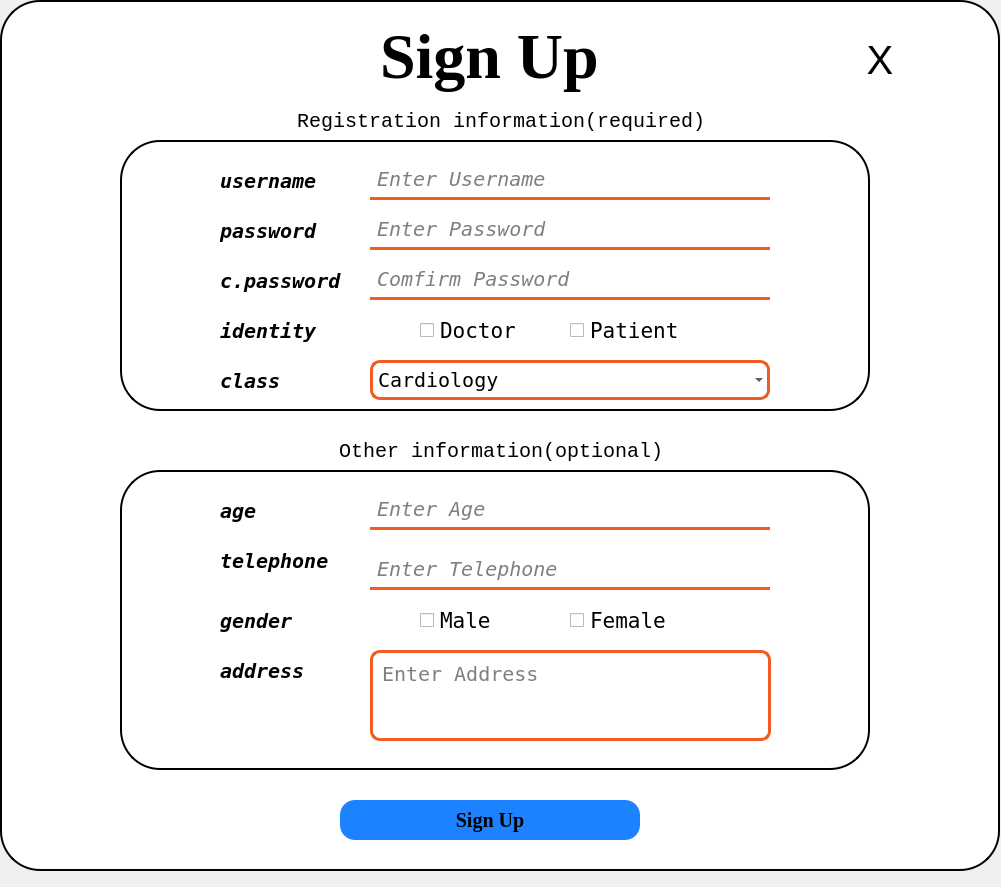
<?xml version="1.0" encoding="UTF-8"?>
<ui version="4.0">
 <class>signUp</class>
 <widget class="QWidget" name="signUp">
  <property name="geometry">
   <rect>
    <x>0</x>
    <y>0</y>
    <width>1001</width>
    <height>887</height>
   </rect>
  </property>
  <property name="windowTitle">
   <string>Form</string>
  </property>
  <property name="styleSheet">
   <string notr="true"/>
  </property>
  <widget class="QGroupBox" name="gB">
   <property name="geometry">
    <rect>
     <x>0</x>
     <y>0</y>
     <width>1000</width>
     <height>871</height>
    </rect>
   </property>
   <property name="styleSheet">
    <string notr="true">QGroupBox{
	background-color:white;
	border:2px solid black;
	border-radius:40px;
}</string>
   </property>
   <property name="title">
    <string/>
   </property>
   <widget class="QPushButton" name="signupBtn">
    <property name="geometry">
     <rect>
      <x>340</x>
      <y>800</y>
      <width>300</width>
      <height>40</height>
     </rect>
    </property>
    <property name="font">
     <font>
      <family>Times New Roman</family>
      <pointsize>15</pointsize>
      <weight>75</weight>
      <italic>false</italic>
      <bold>true</bold>
     </font>
    </property>
    <property name="styleSheet">
     <string notr="true">QPushButton
{
	fontsize:200;
	border:none;
	background-color:rgb(28, 130, 255);
	border-radius:15px;
	color:black;
}
QPushButton:Hover
{
	fontsize:20;
	border:none;
	background-color:rgb(28, 130, 255);
	border-radius:15px;
	color:white;
}
QPushButton:Pressed
{
	fontsize:20;
	border:5px solid rgb(241, 92, 34);
	background-color:rgb(28, 130, 255);
	border-radius:15px;
	color:red;
}
</string>
    </property>
    <property name="text">
     <string>Sign Up</string>
    </property>
    <property name="iconSize">
     <size>
      <width>20</width>
      <height>20</height>
     </size>
    </property>
   </widget>
   <widget class="QLabel" name="label_9">
    <property name="geometry">
     <rect>
      <x>380</x>
      <y>10</y>
      <width>231</width>
      <height>91</height>
     </rect>
    </property>
    <property name="font">
     <font>
      <family>Times New Roman</family>
      <pointsize>48</pointsize>
      <weight>75</weight>
      <bold>true</bold>
     </font>
    </property>
    <property name="styleSheet">
     <string notr="true">border:none;</string>
    </property>
    <property name="text">
     <string>Sign Up</string>
    </property>
   </widget>
   <widget class="QGroupBox" name="groupBox">
    <property name="geometry">
     <rect>
      <x>120</x>
      <y>110</y>
      <width>750</width>
      <height>301</height>
     </rect>
    </property>
    <property name="font">
     <font>
      <family>Mono</family>
      <pointsize>-1</pointsize>
      <weight>50</weight>
      <italic>false</italic>
      <bold>false</bold>
     </font>
    </property>
    <property name="styleSheet">
     <string notr="true">QGroupBox {
    border: 2px solid black;
    border-radius: 40px;
	margin-top:30px;
    font-size: 20px;
	font:Andale Mono;
}

QGroupBox::title {
    subcontrol-origin: margin;
    subcontrol-position: top center;
    padding: 0 10px;
}</string>
    </property>
    <property name="title">
     <string>Registration information(required)</string>
    </property>
    <widget class="QLineEdit" name="password_Line_2">
     <property name="geometry">
      <rect>
       <x>250</x>
       <y>100</y>
       <width>400</width>
       <height>40</height>
      </rect>
     </property>
     <property name="font">
      <font>
       <family>Andale Mono</family>
       <pointsize>15</pointsize>
       <italic>true</italic>
      </font>
     </property>
     <property name="styleSheet">
      <string notr="true">QLineEdit
{
	border: none;
	border-bottom: 3px solid rgb(241, 92, 34);
	background-color: Transparent;
	color: black;
	padding: 5px 5px 5px 5px;
}
QLineEditFocus
{
	border: 2px solid rgb(241, 92, 34);
}</string>
     </property>
     <property name="echoMode">
      <enum>QLineEdit::Password</enum>
     </property>
     <property name="placeholderText">
      <string>Enter Password</string>
     </property>
    </widget>
    <widget class="QLineEdit" name="username_Line_2">
     <property name="geometry">
      <rect>
       <x>250</x>
       <y>50</y>
       <width>400</width>
       <height>40</height>
      </rect>
     </property>
     <property name="font">
      <font>
       <family>Andale Mono</family>
       <pointsize>15</pointsize>
       <italic>true</italic>
      </font>
     </property>
     <property name="styleSheet">
      <string notr="true">QLineEdit
{
	border: none;
	border-bottom: 3px solid rgb(241, 92, 34);
	background-color: Transparent;
	color: black;
	padding: 5px 5px 5px 5px;
}
QLineEditFocus
{
	border: 2px solid rgb(241, 92, 34);
}</string>
     </property>
     <property name="placeholderText">
      <string>Enter Username</string>
     </property>
    </widget>
    <widget class="QLabel" name="label_8">
     <property name="geometry">
      <rect>
       <x>100</x>
       <y>50</y>
       <width>121</width>
       <height>41</height>
      </rect>
     </property>
     <property name="font">
      <font>
       <family>Andale Mono</family>
       <pointsize>15</pointsize>
       <weight>75</weight>
       <italic>true</italic>
       <bold>true</bold>
      </font>
     </property>
     <property name="styleSheet">
      <string notr="true">QLabel
{
	font-color:grey;
	border:none;
}</string>
     </property>
     <property name="text">
      <string>username</string>
     </property>
    </widget>
    <widget class="QLabel" name="label_11">
     <property name="geometry">
      <rect>
       <x>100</x>
       <y>100</y>
       <width>121</width>
       <height>41</height>
      </rect>
     </property>
     <property name="font">
      <font>
       <family>Andale Mono</family>
       <pointsize>15</pointsize>
       <weight>75</weight>
       <italic>true</italic>
       <bold>true</bold>
      </font>
     </property>
     <property name="styleSheet">
      <string notr="true">QLabel
{
	font-color:grey;
	border:none;
}</string>
     </property>
     <property name="text">
      <string>password</string>
     </property>
    </widget>
    <widget class="QLabel" name="label_12">
     <property name="geometry">
      <rect>
       <x>100</x>
       <y>200</y>
       <width>121</width>
       <height>41</height>
      </rect>
     </property>
     <property name="font">
      <font>
       <family>Andale Mono</family>
       <pointsize>15</pointsize>
       <weight>75</weight>
       <italic>true</italic>
       <bold>true</bold>
      </font>
     </property>
     <property name="styleSheet">
      <string notr="true">QLabel
{
	font-color:grey;
	border:none;
}</string>
     </property>
     <property name="text">
      <string>identity</string>
     </property>
    </widget>
    <widget class="QCheckBox" name="cB_doc_2">
     <property name="geometry">
      <rect>
       <x>300</x>
       <y>200</y>
       <width>100</width>
       <height>40</height>
      </rect>
     </property>
     <property name="font">
      <font>
       <family>Andale Mono</family>
       <pointsize>16</pointsize>
      </font>
     </property>
     <property name="styleSheet">
      <string notr="true">border:none;</string>
     </property>
     <property name="text">
      <string>Doctor</string>
     </property>
    </widget>
    <widget class="QCheckBox" name="cB_pat_2">
     <property name="geometry">
      <rect>
       <x>450</x>
       <y>200</y>
       <width>121</width>
       <height>40</height>
      </rect>
     </property>
     <property name="font">
      <font>
       <family>Andale Mono</family>
       <pointsize>16</pointsize>
      </font>
     </property>
     <property name="styleSheet">
      <string notr="true">border:none;</string>
     </property>
     <property name="text">
      <string>Patient</string>
     </property>
    </widget>
    <widget class="QLabel" name="label_13">
     <property name="geometry">
      <rect>
       <x>100</x>
       <y>150</y>
       <width>201</width>
       <height>41</height>
      </rect>
     </property>
     <property name="font">
      <font>
       <family>Andale Mono</family>
       <pointsize>15</pointsize>
       <weight>75</weight>
       <italic>true</italic>
       <bold>true</bold>
      </font>
     </property>
     <property name="styleSheet">
      <string notr="true">QLabel
{
	font-color:grey;
	border:none;
}</string>
     </property>
     <property name="text">
      <string>c.password</string>
     </property>
    </widget>
    <widget class="QLineEdit" name="password_Line2_2">
     <property name="geometry">
      <rect>
       <x>250</x>
       <y>150</y>
       <width>400</width>
       <height>40</height>
      </rect>
     </property>
     <property name="font">
      <font>
       <family>Andale Mono</family>
       <pointsize>15</pointsize>
       <italic>true</italic>
      </font>
     </property>
     <property name="styleSheet">
      <string notr="true">QLineEdit
{
	border: none;
	border-bottom: 3px solid rgb(241, 92, 34);
	background-color: Transparent;
	color: black;
	padding: 5px 5px 5px 5px;
}
QLineEditFocus
{
	border: 2px solid rgb(241, 92, 34);
}</string>
     </property>
     <property name="echoMode">
      <enum>QLineEdit::Password</enum>
     </property>
     <property name="placeholderText">
      <string>Comfirm Password</string>
     </property>
    </widget>
    <widget class="QLabel" name="label_17">
     <property name="geometry">
      <rect>
       <x>100</x>
       <y>250</y>
       <width>121</width>
       <height>41</height>
      </rect>
     </property>
     <property name="font">
      <font>
       <family>Andale Mono</family>
       <pointsize>15</pointsize>
       <weight>75</weight>
       <italic>true</italic>
       <bold>true</bold>
      </font>
     </property>
     <property name="styleSheet">
      <string notr="true">QLabel
{
	font-color:grey;
	border:none;
}</string>
     </property>
     <property name="text">
      <string>class</string>
     </property>
    </widget>
    <widget class="QComboBox" name="class_choice">
     <property name="geometry">
      <rect>
       <x>250</x>
       <y>250</y>
       <width>400</width>
       <height>40</height>
      </rect>
     </property>
     <property name="font">
      <font>
       <family>Andale Mono</family>
       <pointsize>15</pointsize>
      </font>
     </property>
     <property name="styleSheet">
      <string notr="true">QComboBox {
	border: 3px solid rgb(241, 92, 34);
	background-color: Transparent;
	color: black;
	padding: 5px 5px 5px 5px;
	border-radius:10px;
}
</string>
     </property>
     <property name="duplicatesEnabled">
      <bool>false</bool>
     </property>
     <item>
      <property name="text">
       <string>Cardiology</string>
      </property>
     </item>
     <item>
      <property name="text">
       <string>Dermatology</string>
      </property>
     </item>
     <item>
      <property name="text">
       <string>Pediatrics</string>
      </property>
     </item>
     <item>
      <property name="text">
       <string>Ophthalmology</string>
      </property>
     </item>
     <item>
      <property name="text">
       <string>ENT</string>
      </property>
     </item>
     <item>
      <property name="text">
       <string>Obstetrics</string>
      </property>
     </item>
    </widget>
   </widget>
   <widget class="QPushButton" name="closeBtn">
    <property name="geometry">
     <rect>
      <x>850</x>
      <y>30</y>
      <width>60</width>
      <height>60</height>
     </rect>
    </property>
    <property name="font">
     <font>
      <pointsize>30</pointsize>
     </font>
    </property>
    <property name="styleSheet">
     <string notr="true">QPushButton
{
	border:none;
	background-color:white;
	border-radius:20px;
}
QPushButton:Hover
{
	fontsize:20;
	border:none;
	background-color:rgb(28, 130, 255);
	border-radius:20px;
	color:red;
}</string>
    </property>
    <property name="text">
     <string>X</string>
    </property>
   </widget>
   <widget class="QGroupBox" name="groupBox_2">
    <property name="geometry">
     <rect>
      <x>120</x>
      <y>440</y>
      <width>750</width>
      <height>330</height>
     </rect>
    </property>
    <property name="styleSheet">
     <string notr="true">QGroupBox {
    border: 2px solid black;
    border-radius: 40px;
	margin-top:30px;
    font-size: 20px;
	font:Andale Mono;
}

QGroupBox::title {
    subcontrol-origin: margin;
    subcontrol-position: top center;
    padding: 0 10px;
}</string>
    </property>
    <property name="title">
     <string>Other information(optional)</string>
    </property>
    <widget class="QLineEdit" name="age_Line_2">
     <property name="geometry">
      <rect>
       <x>250</x>
       <y>50</y>
       <width>400</width>
       <height>40</height>
      </rect>
     </property>
     <property name="font">
      <font>
       <family>Andale Mono</family>
       <pointsize>15</pointsize>
       <italic>true</italic>
      </font>
     </property>
     <property name="styleSheet">
      <string notr="true">QLineEdit
{
	border: none;
	border-bottom: 3px solid rgb(241, 92, 34);
	background-color: Transparent;
	color: black;
	padding: 5px 5px 5px 5px;
}
QLineEditFocus
{
	border: 2px solid rgb(241, 92, 34);
}</string>
     </property>
     <property name="placeholderText">
      <string>Enter Age</string>
     </property>
    </widget>
    <widget class="QLineEdit" name="telephone_Line_2">
     <property name="geometry">
      <rect>
       <x>250</x>
       <y>110</y>
       <width>400</width>
       <height>40</height>
      </rect>
     </property>
     <property name="font">
      <font>
       <family>Andale Mono</family>
       <pointsize>15</pointsize>
       <italic>true</italic>
      </font>
     </property>
     <property name="styleSheet">
      <string notr="true">QLineEdit
{
	border: none;
	border-bottom: 3px solid rgb(241, 92, 34);
	background-color: Transparent;
	color: black;
	padding: 5px 5px 5px 5px;
}
QLineEditFocus
{
	border: 2px solid rgb(241, 92, 34);
}</string>
     </property>
     <property name="placeholderText">
      <string>Enter Telephone</string>
     </property>
    </widget>
    <widget class="QLabel" name="label_14">
     <property name="geometry">
      <rect>
       <x>100</x>
       <y>50</y>
       <width>41</width>
       <height>41</height>
      </rect>
     </property>
     <property name="font">
      <font>
       <family>Andale Mono</family>
       <pointsize>15</pointsize>
       <weight>75</weight>
       <italic>true</italic>
       <bold>true</bold>
      </font>
     </property>
     <property name="styleSheet">
      <string notr="true">QLabel
{
	font-color:grey;
	border:none;
}</string>
     </property>
     <property name="text">
      <string>age</string>
     </property>
    </widget>
    <widget class="QLabel" name="label_15">
     <property name="geometry">
      <rect>
       <x>100</x>
       <y>100</y>
       <width>111</width>
       <height>41</height>
      </rect>
     </property>
     <property name="font">
      <font>
       <family>Andale Mono</family>
       <pointsize>15</pointsize>
       <weight>75</weight>
       <italic>true</italic>
       <bold>true</bold>
      </font>
     </property>
     <property name="styleSheet">
      <string notr="true">QLabel
{
	font-color:grey;
	border:none;
}</string>
     </property>
     <property name="text">
      <string>telephone</string>
     </property>
    </widget>
    <widget class="QLabel" name="label_16">
     <property name="geometry">
      <rect>
       <x>100</x>
       <y>160</y>
       <width>121</width>
       <height>41</height>
      </rect>
     </property>
     <property name="font">
      <font>
       <family>Andale Mono</family>
       <pointsize>15</pointsize>
       <weight>75</weight>
       <italic>true</italic>
       <bold>true</bold>
      </font>
     </property>
     <property name="styleSheet">
      <string notr="true">QLabel
{
	font-color:grey;
	border:none;
}</string>
     </property>
     <property name="text">
      <string>gender</string>
     </property>
    </widget>
    <widget class="QCheckBox" name="cB_male_2">
     <property name="geometry">
      <rect>
       <x>300</x>
       <y>160</y>
       <width>100</width>
       <height>40</height>
      </rect>
     </property>
     <property name="font">
      <font>
       <family>Andale Mono</family>
       <pointsize>16</pointsize>
      </font>
     </property>
     <property name="styleSheet">
      <string notr="true">border:none;</string>
     </property>
     <property name="text">
      <string>Male</string>
     </property>
    </widget>
    <widget class="QCheckBox" name="cB_female_2">
     <property name="geometry">
      <rect>
       <x>450</x>
       <y>160</y>
       <width>121</width>
       <height>40</height>
      </rect>
     </property>
     <property name="font">
      <font>
       <family>Andale Mono</family>
       <pointsize>16</pointsize>
      </font>
     </property>
     <property name="styleSheet">
      <string notr="true">border:none;</string>
     </property>
     <property name="text">
      <string>Female</string>
     </property>
    </widget>
    <widget class="QLabel" name="label_18">
     <property name="geometry">
      <rect>
       <x>100</x>
       <y>210</y>
       <width>121</width>
       <height>41</height>
      </rect>
     </property>
     <property name="font">
      <font>
       <family>Andale Mono</family>
       <pointsize>15</pointsize>
       <weight>75</weight>
       <italic>true</italic>
       <bold>true</bold>
      </font>
     </property>
     <property name="styleSheet">
      <string notr="true">QLabel
{
	font-color:grey;
	border:none;
}</string>
     </property>
     <property name="text">
      <string>address</string>
     </property>
    </widget>
    <widget class="QTextEdit" name="address_Line">
     <property name="geometry">
      <rect>
       <x>250</x>
       <y>210</y>
       <width>401</width>
       <height>91</height>
      </rect>
     </property>
     <property name="font">
      <font>
       <family>Andale Mono</family>
       <pointsize>15</pointsize>
      </font>
     </property>
     <property name="styleSheet">
      <string notr="true">QTextEdit
{
	/*border: none;
	border-bottom: 3px solid rgb(241, 92, 34);*/
	border: 3px solid rgb(241, 92, 34);
	background-color: Transparent;
	color: black;
	padding: 5px 5px 5px 5px;
	border-radius:10px;
}
QTextEditFocus
{
	border: 2px solid rgb(241, 92, 34);
}</string>
     </property>
     <property name="placeholderText">
      <string>Enter Address</string>
     </property>
    </widget>
   </widget>
  </widget>
 </widget>
 <resources/>
 <connections/>
</ui>
